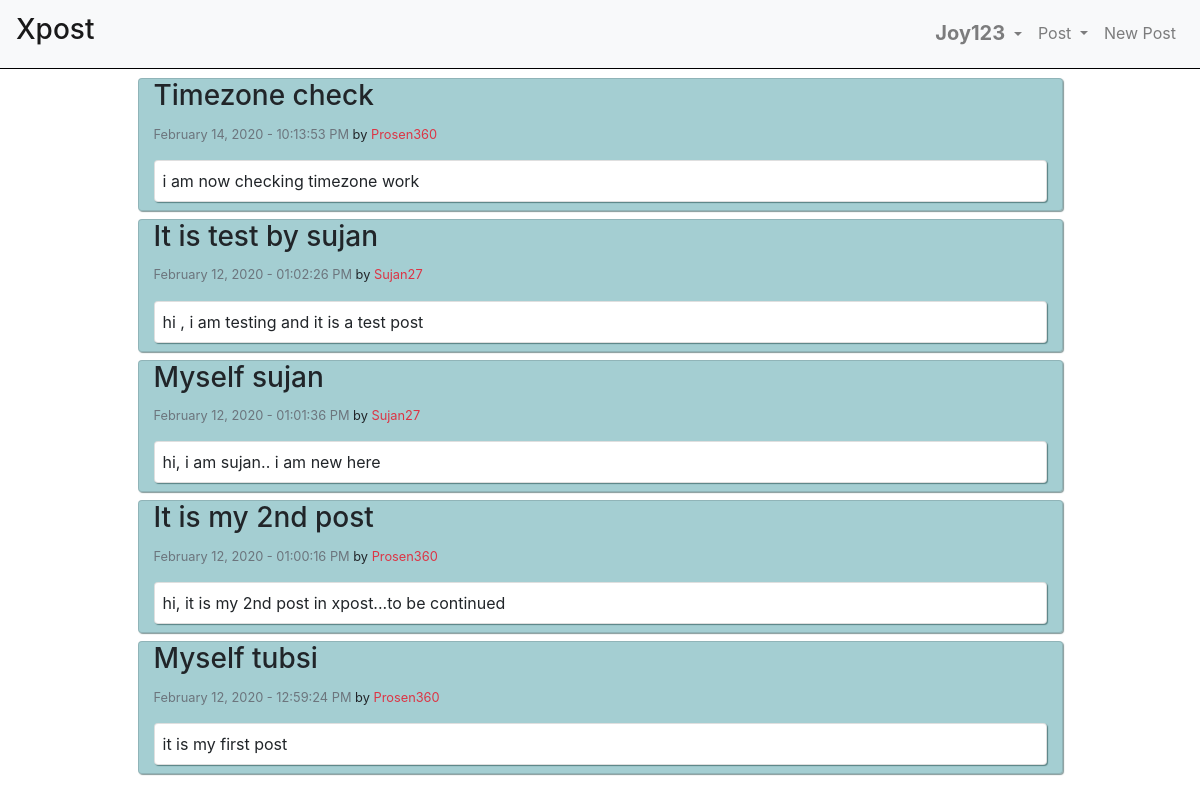
Page /timeline/ (signed in) on the earlier database version.
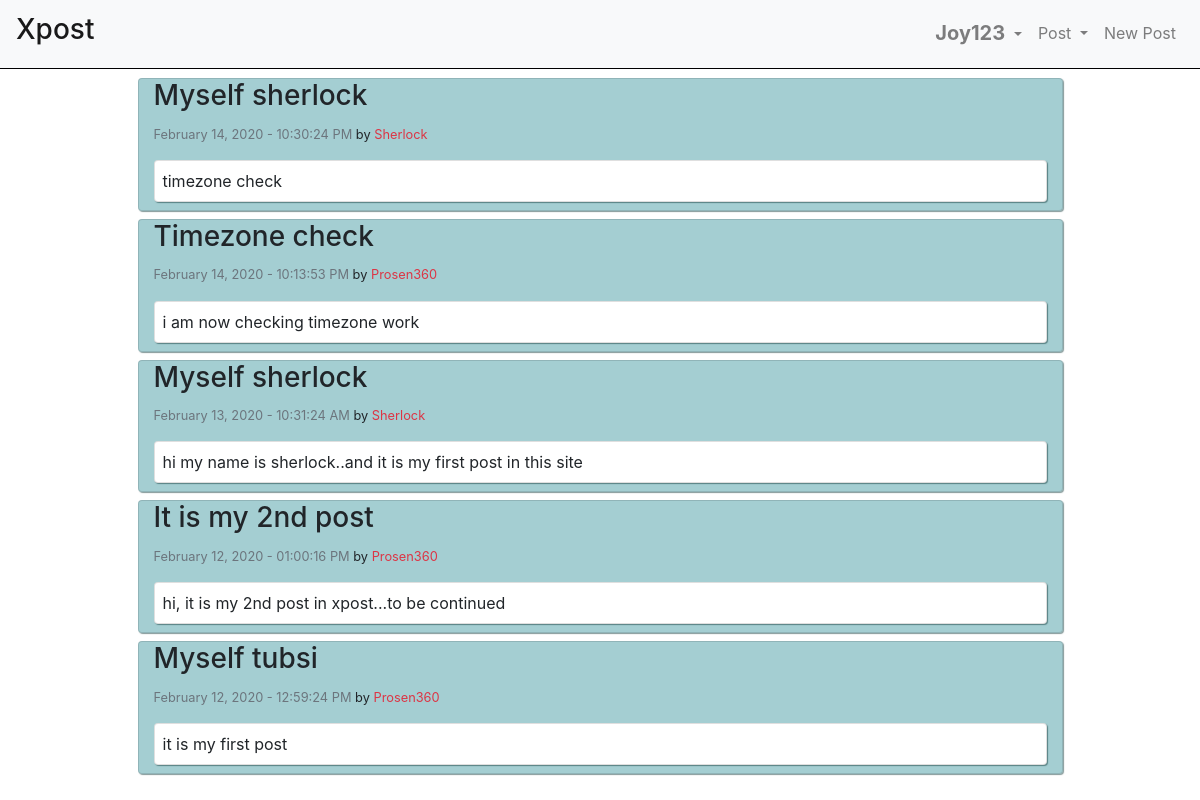
Same page on the later database version.
### userposts/models.py (models this page shows, shortened)
class Posts(models.Model):
    author = models.ForeignKey(User, on_delete=models.CASCADE)
    title = models.CharField(max_length=150)
    post = models.TextField()
    dateOfPost = models.DateTimeField(default=timezone.now)

### timeline/views.py (the view)
# urls.py: path('', views.timeline, name='timeline')
@login_required(login_url='../login')
def timeline(response):
    myFollowing = Follower.objects.filter(follower_id=response.user.id)
    ids = []
    for f in myFollowing:
        ids.append(f.following_id)
    allPosts = Posts.objects.filter(author_id__in=ids).order_by('-dateOfPost')
    return render(response, 'timeline/timeline.html', {'posts': allPosts})

### timeline/templates/timeline/timeline.html (shortened to what this page needs)
{% extends 'base.html' %}
{% block content %}
<div class="container myContent">
    {% for post in posts %}
    <div class="card col-10 mx-auto my-2"
        style="box-shadow: 1px 1px 1px rgba(13, 54, 54, 0.507);background-color: #0a7a865e;">
        <div class="card-text">
            <h3>{{post.title|capfirst}}</h3>
            <small><label class="text-muted">{{post.dateOfPost|date:"F d, Y - h:i:s A"}}</label> by
                <label class="text-danger">{{post.author|capfirst}}</label></small>
        </div>
        <div class="card pl-2 py-2 my-2" style="box-shadow: 1px 1px 1px rgba(13, 54, 54, 0.507);">
            {{post.post}}
        </div>
    </div>
    {% endfor %}
</div>
{% endblock content %}

### templates/base.html (shortened to what this page needs)
{% load static %}
<!DOCTYPE html>
<html lang="en">
<head>
    <link rel="stylesheet" href="https://maxcdn.bootstrapcdn.com/bootstrap/4.0.0/css/bootstrap.min.css"
>
</head>
<body>
    <div class="container-fluid">
        <nav class="navbar navbar-expand-lg navbar-light bg-light fixed-top" style="border-bottom: 1px solid black;">
            <a class="navbar-brand" href="../timeline">
                <h3>Xpost</h3>
            </a>
            <div class="collapse navbar-collapse justify-content-end" id="navbarNav">
                <ul class="navbar-nav">
                    <li class="nav-item dropdown">
                        <a class="nav-link dropdown-toggle" href="#" id="navbarDropdownMenuLink" data-toggle="dropdown"
                            aria-haspopup="true" aria-expanded="false" data-id="myAjaxPost">
                            <h5 class="d-inline">
                                <b>
                                    {{ user.username|capfirst }}
                                </b>
                            </h5>
                        </a>
                    </li>
                    <li class="nav-item dropdown">
                        <a href="#" class="nav-link dropdown-toggle" data-toggle="dropdown" aria-haspopup="true"
                            aria-expanded="false" data-id="myAjaxFollow">
                            Post
                        </a>
                    </li>
                    <li class="nav-item">
                        <a href="../newpost" class="nav-link">
                            New Post
                        </a>
                    </li>
                </ul>
            </div>
        </nav>
    </div>
    {% block content %}
    {% endblock content %}
</body>
</html>

### templates/base.html (style rules this page uses)
.myContent { padding-top: 70px; }

Differences in the rows shown:
removed Posts: title "It is test by sujan", dateOfPost "February 12, 2020 - 01:02:26 PM", author "Sujan27", post "hi , i am testing and it is a test post"
removed Posts: title "Myself sujan", dateOfPost "February 12, 2020 - 01:01:36 PM", author "Sujan27", post "hi, i am sujan.. i am new here"
now on this page (row unchanged): Posts: title "Myself sherlock", dateOfPost "February 14, 2020 - 10:30:24 PM", author "Sherlock", post "timezone check"
now on this page (row unchanged): Posts: title "Myself sherlock", dateOfPost "February 13, 2020 - 10:31:24 AM", author "Sherlock", post "hi my name is sherlock..and it is my first post in this site"
